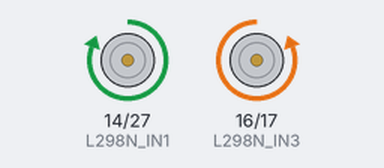
Bench run of a sketch on a simulated ESP32. On the bench: motor-driver pin pairs drawn as motors (green arrow = first pin HIGH = forward, orange = second pin HIGH = backward, longer = more drive, scaled by the enable pin).

Above: at 1.0 s.
At 5.0 s:
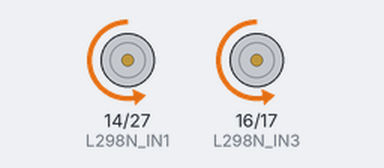
At 9.5 s:
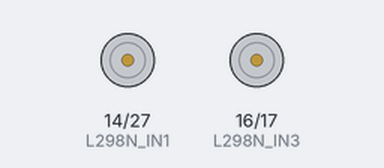
At 14.0 s:
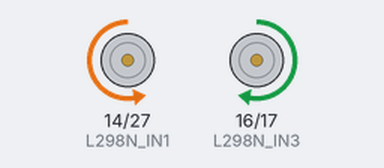
Timing chart, 0 to 14.8 s (numbered marks = the images above):
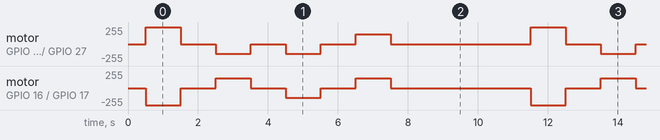

The sketch:

03ESP32.ino
```cpp
//L298N腳位
#define L298N_IN1 14
#define L298N_IN2 27
#define L298N_IN3 16
#define L298N_IN4 17
#define L298N_ENA 13//PWM
#define L298N_ENB 15//PWM

//ESP32設定PWM Channel
const int ENA_CHL = 0;
const int ENB_CHL = 1;

//轉速(80~255)
const int FSpeed = 255;
const int BSpeed = 150;
const int RSpeed = 150;
const int LSpeed = 150;

//轉動時間(毫秒)
const int FTimer = 1000;
const int BTimer = 1000;
const int RTimer = 1000;
const int LTimer = 1000;
const int STimer = 3000;

void forward() {
  digitalWrite(L298N_IN1, HIGH);
  digitalWrite(L298N_IN2, LOW);
  ledcWrite(ENA_CHL, FSpeed);

  digitalWrite(L298N_IN3, LOW);
  digitalWrite(L298N_IN4, HIGH);
  ledcWrite(ENB_CHL, FSpeed);
}

void backward() {
  digitalWrite(L298N_IN1, LOW);
  digitalWrite(L298N_IN2, HIGH);
  ledcWrite(ENA_CHL, BSpeed);

  digitalWrite(L298N_IN3, HIGH);
  digitalWrite(L298N_IN4, LOW);
  ledcWrite(ENB_CHL, BSpeed);
}

void turnRight() {
  digitalWrite(L298N_IN1, LOW);
  digitalWrite(L298N_IN2, HIGH);
  ledcWrite(ENA_CHL, LSpeed);

  digitalWrite(L298N_IN3, LOW);
  digitalWrite(L298N_IN4, HIGH);
  ledcWrite(ENB_CHL, LSpeed);
}

void turnLeft() {
  digitalWrite(L298N_IN1, HIGH);
  digitalWrite(L298N_IN2, LOW);
  ledcWrite(ENA_CHL, RSpeed);

  digitalWrite(L298N_IN3, HIGH);
  digitalWrite(L298N_IN4, LOW);
  ledcWrite(ENB_CHL, RSpeed);
}

void stopCar() {
  digitalWrite(L298N_IN1, LOW);
  digitalWrite(L298N_IN2, LOW);
  ledcWrite(ENA_CHL, FSpeed);

  digitalWrite(L298N_IN3, LOW);
  digitalWrite(L298N_IN4, LOW);
  ledcWrite(ENB_CHL, BSpeed);
}

void setup() {
  Serial.begin(9600);

  pinMode(L298N_IN1, OUTPUT);
  pinMode(L298N_IN2, OUTPUT);
  pinMode(L298N_IN3, OUTPUT);
  pinMode(L298N_IN4, OUTPUT);
  pinMode(L298N_ENA, OUTPUT);
  pinMode(L298N_ENB, OUTPUT);

  digitalWrite(L298N_IN1, LOW);
  digitalWrite(L298N_IN2, LOW);
  digitalWrite(L298N_IN3, LOW);
  digitalWrite(L298N_IN4, LOW);
  digitalWrite(L298N_ENA, LOW);
  digitalWrite(L298N_ENB, LOW);

  //PWM設定
  ledcSetup(ENA_CHL, 1000, 8);//channel,frequence,resolution(8表示0~255)
  ledcAttachPin(L298N_ENA, ENA_CHL);
  ledcSetup(ENB_CHL, 1000, 8);
  ledcAttachPin(L298N_ENB, ENB_CHL);


  stopCar();
  delay(500);
}

void loop() {
  forward();
  delay(FTimer);
  stopCar();
  delay(FTimer);

  backward();
  delay(BTimer);
  stopCar();
  delay(BTimer);

  turnRight();
  delay(RTimer);
  stopCar();
  delay(RTimer);

  turnLeft();
  delay(LTimer);
  stopCar();
  delay(LTimer);

  delay(STimer);
}
```

Measured:
- by itself, motor on GPIO 14 (L298N_IN1) / GPIO 27 (L298N_IN2): repeats every 11.0 s: 2 × (stopped 1.0 s, backward 149/255 1.0 s), stopped 1.0 s, forward 149/255 1.0 s, stopped 4.0 s, forward 255/255 1.0 s
- by itself, motor on GPIO 16 (L298N_IN3) / GPIO 17 (L298N_IN4): repeats every 11.0 s: stopped 1.0 s, forward 149/255 1.0 s, stopped 1.0 s, backward 149/255 1.0 s, stopped 1.0 s, forward 149/255 1.0 s, stopped 4.0 s, backward 255/255 1.0 s
